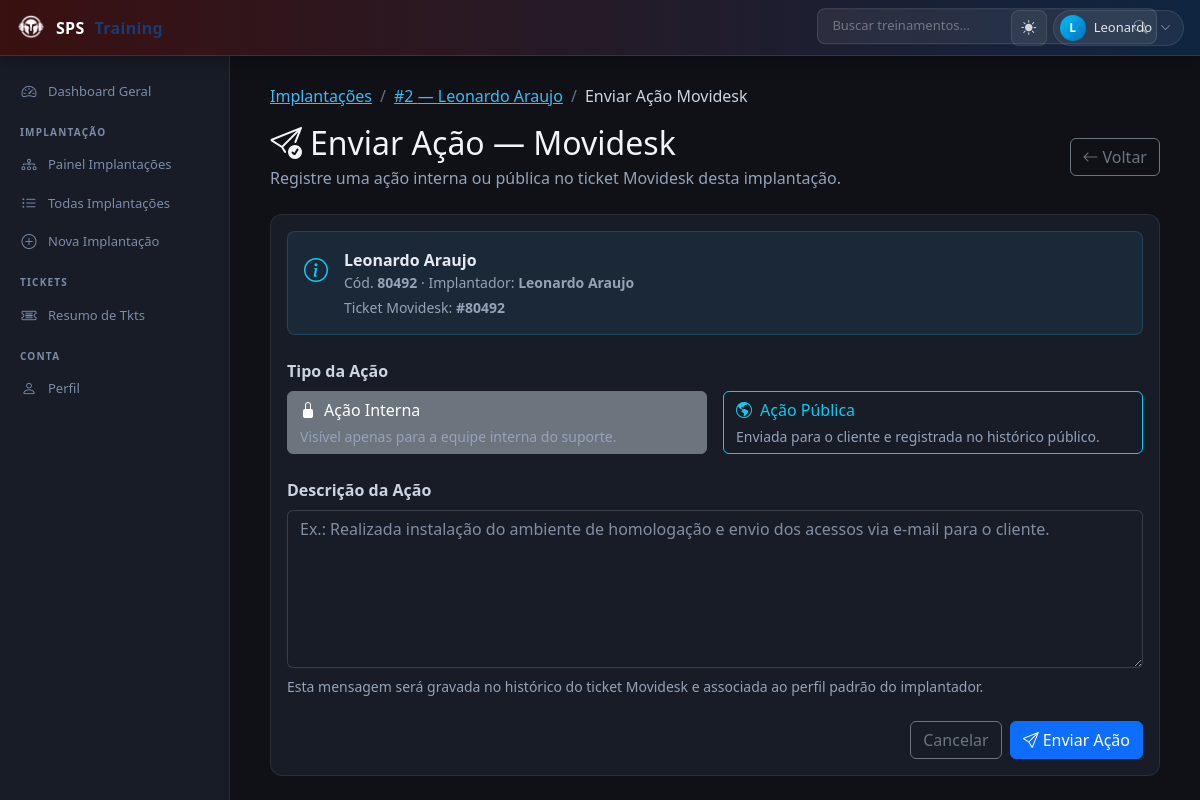
/implantacao/2/acao/movidesk/ (signed in), run on the app's committed database.
### implantacao/models/implantacao.py (models this page shows, shortened)
class Implantacao(models.Model):
    empresa = models.IntegerField(default=0)
    filial = models.IntegerField(default=0)
    codigo_cliente = models.CharField(max_length=50)
    cliente = models.CharField(max_length=120)
    documento_cliente = models.CharField(max_length=30)
    implantador = models.CharField(max_length=120, blank=True, default='')
    data_implantacao = models.DateField(
        null=True,
        blank=True,
    )
    prazo_implementacao = models.DateField(
        null=True,
        blank=True,
    )
    status = models.CharField(
        max_length=30,
        choices=StatusImplantacao.choices,
        default=StatusImplantacao.NAO_INICIADO,
    )
    observacoes = models.TextField(blank=True)
    criado_em = models.DateTimeField(auto_now_add=True)
    atualizado_em = models.DateTimeField(auto_now=True)
    class Meta:
        db_table = 'implantacoes'
        ordering = ['-criado_em']

### implantacao/models/origem_movidesk.py (models this page shows, shortened)
class OrigemMovidesk(models.Model):
    implantacao = models.OneToOneField(
        'implantacao.Implantacao',
        related_name='movidesk',
        on_delete=models.CASCADE,
    )
    ticket_id = models.BigIntegerField(unique=True)
    sincronizado_em = models.DateTimeField(null=True, blank=True)
    dados_origem = models.JSONField(default=dict)
    class Meta:
        db_table = 'implantacoes_origens_movidesk'

### implantacao/views.py (the view, shortened to what this page needs)
# urls.py: path('<int:pk>/acao/movidesk/', views.ImplantacaoEnviarAcaoView.as_view(), name='implantacao_enviar_acao'),
@method_decorator(login_required, name='dispatch')
class ImplantacaoEnviarAcaoView(View):
    TIPO_INTERNO = 'interna'
    TIPO_PUBLICA = 'publica'
    def _tem_origem(self, imp):
        return bool(getattr(imp, 'movidesk', None))
    def get(self, request, pk):
        imp = get_object_or_404(Implantacao, pk=pk)
        next_url = (request.GET.get('next') or '').strip()
        sem_origem = not self._tem_origem(imp)
        data = {
            'implantacao': imp,
            'next': next_url,
            'sem_origem': sem_origem,
            'origem': imp.movidesk if not sem_origem else None,
        }
        if request.headers.get('X-Requested-With') == 'XMLHttpRequest' or request.GET.get('partial') == '1':
            return render(request, 'partials/movidesk_acao_modal.html', data)
        return render(request, 'pages/movidesk_acao.html', data)

### templates/pages/movidesk_acao.html (shortened to what this page needs)
{% extends 'base.html' %}
{% block content %}
<div class="container-fluid">
    <nav aria-label="breadcrumb" class="mb-3">
        <ol class="breadcrumb mb-0">
            <li class="breadcrumb-item">
                <a href="{% url 'implantacao:dashboard' %}">Implantações</a>
            </li>
            <li class="breadcrumb-item">
                <a href="{% url 'implantacao:implantacao_detail' implantacao.pk %}">#{{ implantacao.pk }} — {{ implantacao.cliente }}</a>
            </li>
            <li class="breadcrumb-item active" aria-current="page">Enviar Ação Movidesk</li>
        </ol>
    </nav>
    <div class="row mb-4 align-items-center">
        <div class="col-md-8">
            <h2 class="mb-1"><i class="bi bi-send-check me-2"></i>Enviar Ação — Movidesk</h2>
            <p class="text-muted mb-0">
                Registre uma ação interna ou pública no ticket Movidesk desta implantação.
            </p>
        </div>
        <div class="col-md-4 text-md-end">
            <a href="{% url 'implantacao:implantacao_detail' implantacao.pk %}" class="btn btn-outline-secondary">
                <i class="bi bi-arrow-left me-1"></i>Voltar
            </a>
        </div>
    </div>
    <div class="card">
        <div class="card-body">
            <div class="d-flex align-items-start gap-3 mb-4 p-3 rounded-3"
                 style="background: rgba(56,189,248,.08); border: 1px solid rgba(56,189,248,.2);">
                <i class="bi bi-info-circle text-info fs-4 mt-1"></i>
                <div>
                    <div class="fw-semibold">{{ implantacao.cliente }}</div>
                    <div class="text-muted small">
                        Cód. <b>{{ implantacao.codigo_cliente }}</b>
                        {% if implantacao.implantador %} · Implantador: <b>{{ implantacao.implantador }}</b>{% endif %}
                    </div>
                    {% if origem %}
                    <div class="small text-muted mt-1">
                        Ticket Movidesk: <b>#{{ origem.ticket_id }}</b>
                    </div>
                    {% else %}
                    <div class="small text-danger fw-semibold mt-1">
                        Esta implantação NÃO possui ticket vinculado ao Movidesk.
                        Importe ou vincule um ticket antes de enviar ações.
                    </div>
                    {% endif %}
                </div>
            </div>
            <form method="POST" action="{% url 'implantacao:implantacao_enviar_acao' implantacao.pk %}">
                <div class="mb-4">
                    <label class="form-label fw-semibold mb-2">Tipo da Ação</label>
                    <div class="row g-3">
                        <div class="col-md-6">
                            <label class="btn btn-outline-secondary w-100 text-start" for="t_interna_page">
                                <i class="bi bi-lock-fill me-2"></i>Ação Interna
                                <div class="small fw-normal text-muted mt-1">
                                    Visível apenas para a equipe interna do suporte.
                                </div>
                            </label>
                        </div>
                        <div class="col-md-6">
                            <label class="btn btn-outline-info w-100 text-start" for="t_publica_page">
                                <i class="bi bi-globe-americas me-2"></i>Ação Pública
                                <div class="small fw-normal text-muted mt-1">
                                    Enviada para o cliente e registrada no histórico público.
                                </div>
                            </label>
                        </div>
                    </div>
                </div>
                <div class="mb-4">
                    <label for="descricao_acao_page" class="form-label fw-semibold">Descrição da Ação</label>
                    <textarea class="form-control" id="descricao_acao_page" name="descricao_acao" rows="6"
                        placeholder="Ex.: Realizada instalação do ambiente de homologação e envio dos acessos via e-mail para o cliente."
                        required></textarea>
                    <div class="form-text mt-2">
                        Esta mensagem será gravada no histórico do ticket Movidesk e associada ao perfil padrão do implantador.
                    </div>
                </div>
                <div class="d-flex justify-content-end gap-2">
                    <a href="{% url 'implantacao:implantacao_detail' implantacao.pk %}"
                       class="btn btn-outline-secondary">
                        Cancelar
                    </a>
                    <button type="submit" class="btn btn-primary"
                            {% if sem_origem %}disabled{% endif %}>
                        <i class="bi bi-send me-1"></i>Enviar Ação
                    </button>
                </div>
            </form>
        </div>
    </div>
</div>
{% endblock %}

### templates/base.html (shortened to what this page needs)
{% load static %}
<!DOCTYPE html>
<html lang="pt-br" data-theme="dark">
<head>
    <link href="https://cdn.jsdelivr.net/npm/bootstrap@5.3.0/dist/css/bootstrap.min.css" rel="stylesheet">
    <link href="https://cdn.jsdelivr.net/npm/bootstrap@5.3.0/dist/css/bootstrap.min.css" rel="stylesheet">
    <link href="https://cdn.jsdelivr.net/npm/bootstrap-icons@1.10.0/font/bootstrap-icons.css" rel="stylesheet">
</head>
<body>
    <nav class="sps-navbar">
        <a class="sps-navbar__brand" href="/home/">
            <img src="{% static 'logo.png' %}" alt="SPS">
            SPS <span>Training</span>
        </a>
        {% if user.is_authenticated %}
        <div class="sps-search">
            <input type="text" id="searchInput" placeholder="Buscar treinamentos..." autocomplete="off">
            <i class="bi bi-search sps-search__icon"></i>
        </div>
        {% endif %}
        <div class="sps-navbar__actions">
            <button class="sps-nav-btn" onclick="toggleTheme()" title="Alternar tema" aria-label="Tema">
                <i class="bi bi-moon-fill" id="themeIcon"></i>
            </button>
            {% if user.is_authenticated %}
            <div class="sps-dropdown" id="userDropdown">
                <div class="sps-user-chip" onclick="toggleDropdown('userDropdown')">
                    <div class="sps-user-chip__avatar">
                        {{ user.first_name|default:user.username|slice:":1"|upper }}
                    </div>
                    <span>{{ user.first_name|default:user.username }}</span>
                    <i class="bi bi-chevron-down" style="font-size:11px; opacity:.6;"></i>
                </div>
            </div>
            {% else %}
            <a class="sps-nav-btn" href="{% url 'login' %}" title="Entrar">
                <i class="bi bi-box-arrow-in-right"></i>
            </a>
            {% endif %}
        </div>
    </nav>
    <div class="sps-layout">
        {% if user.is_authenticated %}
        <aside class="sps-sidebar" id="sidebar">
            <a class="sps-nav-link {% block active_home %}{% endblock %}" href="{% url 'home' %}">
                <i class="bi bi-speedometer2"></i>
                Dashboard Geral
            </a>
            <div class="sps-sidebar__label">Implantação</div>
            <a class="sps-nav-link {% block active_implantacao %}{% endblock %}"
                href="{% url 'implantacao:dashboard' %}">
                <i class="bi bi-diagram-3"></i>
                Painel Implantações
            </a>
            <a class="sps-nav-link" href="{% url 'implantacao:implantacao_list' %}">
                <i class="bi bi-list-ul"></i>
                Todas Implantações
            </a>
            <a class="sps-nav-link" href="{% url 'implantacao:implantacao_nova' %}">
                <i class="bi bi-plus-circle"></i>
                Nova Implantação
            </a>
            <div class="sps-sidebar__label">Tickets</div>
            <a class="sps-nav-link" href="{% url 'tkts:painel_atrasados' %}">
                <i class="bi bi-ticket-detailed"></i>
                Resumo de Tkts
            </a>
            <div class="sps-sidebar__label">Conta</div>
            <a class="sps-nav-link" href="{% url 'autenticacao:perfil_template' %}">
                <i class="bi bi-person"></i>
                Perfil
            </a>
        </aside>
        {% endif %}
        <main class="sps-main">
            {% block content %}{% endblock %}
        </main>
    </div>
</body>
</html>

### data on the page
Implantacao: pk "2", cliente "Leonardo Araujo", codigo_cliente "80492", implantador "Leonardo Araujo"
OrigemMovidesk: ticket_id "80492"

### other printed values
{{ user.first_name|default:user.username|slice:":1"|upper }} "L"
{{ user.first_name|default:user.username }} "Leonardo"
